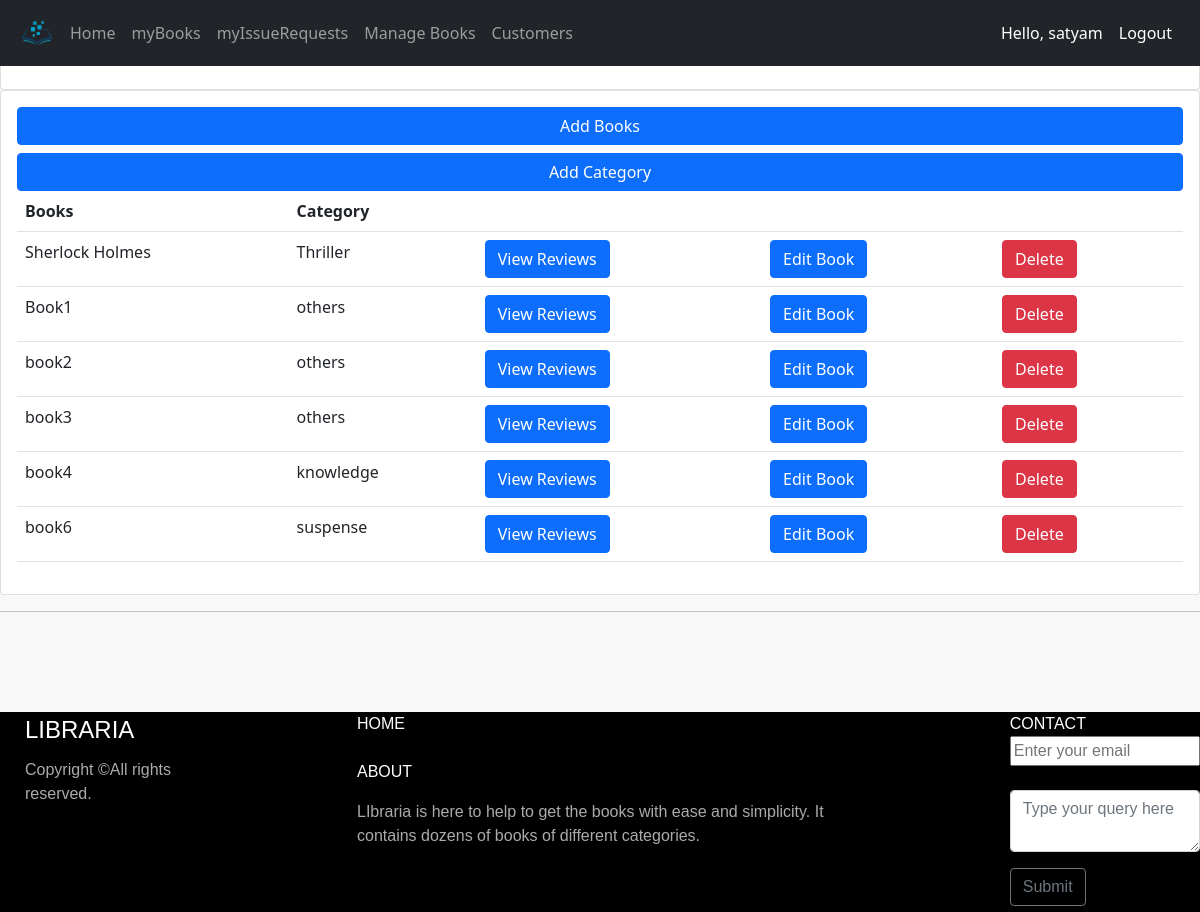
Page /books/ (signed in) on the earlier database version.
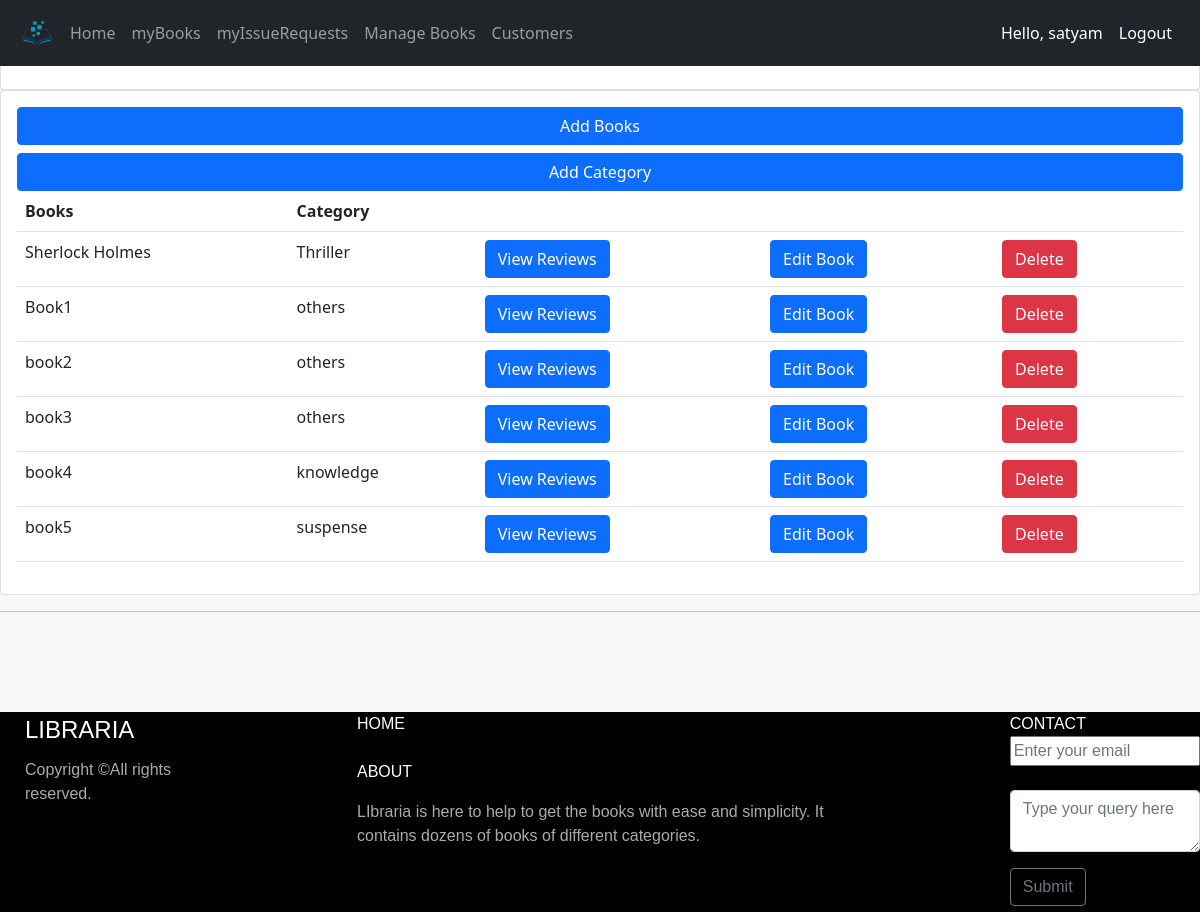
Same page on the later database version.
### accounts/models.py (models this page shows, shortened)
class Book(models.Model):
    name=models.CharField(max_length=200, null= True)
    category=models.ForeignKey(Category,on_delete=models.CASCADE,max_length=200,null=True)
    author=models.CharField(max_length=200,null=True)
    quantity=models.IntegerField(null=True,blank=True)
    language=models.CharField(max_length=100,null=True,blank=True)
    dimennsions=models.CharField(max_length=100,null=True,blank=True)
    description=models.TextField(max_length=500,null=True,blank=True)
    image=models.ImageField(default='defaultbook.png',null=True,blank=True)
    upvote=models.ManyToManyField(User,blank=True,related_name='upvote')
    downvote=models.ManyToManyField(User,blank=True,related_name='downvote')

class Category(models.Model):
    name=models.CharField(null=True,max_length=200)
    def __str__(self):
        return self.name

### accounts/decorators.py (the view)
        def wrap_func(request,*args, **kwargs):
            group=None
            if request.user.groups.exists():
                group=request.user.groups.all()[0].name
            if group in allowed_roles:
                return view_func(request,*args, **kwargs)
            else:
                return HttpResponse("not authorized")

### accounts/forms.py
class AddBook(ModelForm):
    class Meta:
        model=Book
        fields='__all__'
        exclude=['upvote','downvote']

class AddCategory(ModelForm):
    class Meta:
        model= Category
        fields='__all__'

### accounts/views.py (called while the page is built)
@login_required(login_url='login')
@allowedUsers(['admin'])
def books(request):
    books=Book.objects.all()
    group_admin=Group.objects.get(name='admin')
    admin_users=User.objects.filter(groups=group_admin)
    form=AddBook()
    categoryform=AddCategory()
    if request.method == 'POST' :
            form= AddBook(request.POST)
            if form.is_valid():
                form.save()
                return redirect('books')
    if request.method == 'POST' :
            categoryform= AddCategory(request.POST)
            if categoryform.is_valid():
                categoryform.save()
                return redirect('books')
    return render(request, 'accounts/books.html',{'books':books, 'form':form, 'categoryform': categoryform,'admin_users':admin_users})

### accounts/templates/accounts/books.html (shortened to what this page needs)
{% extends 'accounts/main.html' %} {% block content %}
<br />
<div class="row">
  <div class="col-md">
    <div class="card card-body">
      <h5>Books</h5>
    </div>
    <div class="card card-body">
      <button
        type="button"
        class="btn btn-primary mb-2"
        data-bs-toggle="modal"
        data-bs-target="#exampleModal1"
      >
        Add Books
      </button>
<button type="button" class="btn btn-primary" data-bs-toggle="modal" data-bs-target="#exampleModal2">
 Add Category
</button>
      <table class="table">
        <tr>
          <th>Books</th>
          <th>Category</th>
          <th></th>
          <th></th>
          <th></th>
        </tr>
        {% for i in books %}
        <tr>
          <td>{{i.name}}</td>
          <td>{{i.category}}</td>
          <td>
            <a class="btn btn-primary me-2"href="{% url 'reviewpage' i.id %}"role="button">View Reviews</a>
          </td>
          <td><a href="{% url 'updatebook' i.id %}" role="button" class="btn btn-primary me-2">Edit Book</a></td>
            <td>
              <a
                class="btn btn-danger me-2"
                href="{% url 'deletebook' i.id %}"
                role="button"
                >Delete</a
              >
            </td>
        </tr>
        {% endfor %}
      </table>
    </div>
  </div>
</div>
{% endblock %}

Differences in the rows shown:
changed Book "suspense": name "book6" → "book5"
